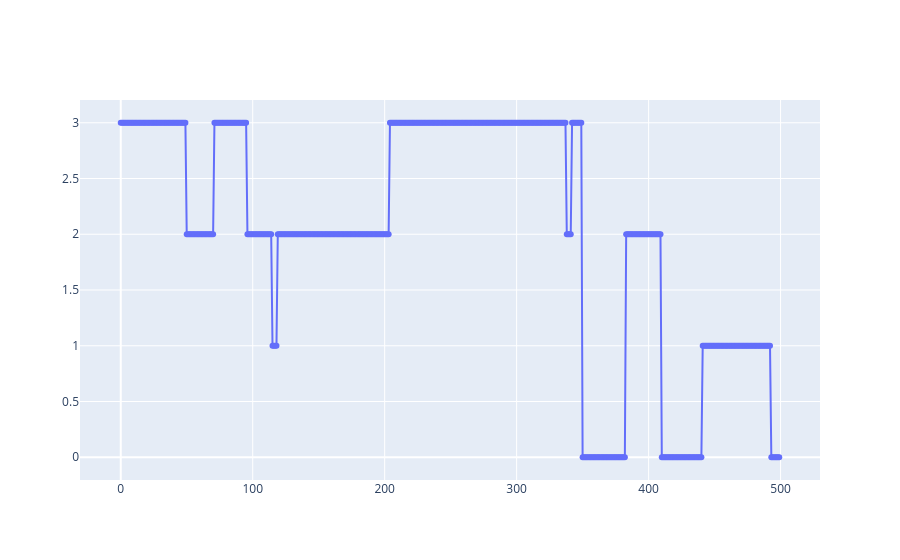
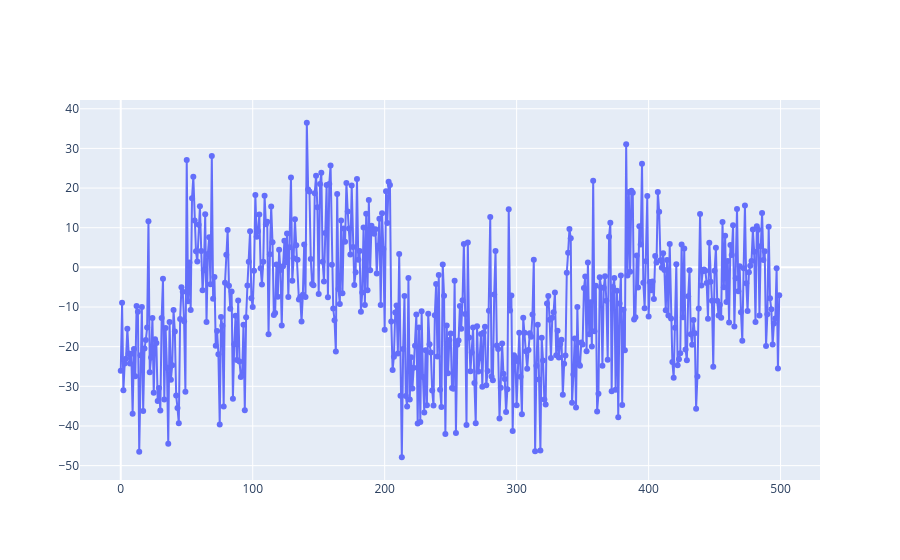

Notebook source saved alongside these figures, in order:
### Code cell
fig_obj = go.Figure()
fig_obj.add_trace(go.Scatter(y=chain, mode="markers+lines", name="True state"))
fig_obj.show()

fig_obj = go.Figure()
fig_obj.add_trace(go.Scatter(y=samples, mode="markers+lines", name="Samples"))
fig_obj.show()

### Figure 1 — Plotly figure (JSON) as saved in the notebook; plotly's stock layout.template omitted (floating-point values rounded to 4 significant figures; data arrays with more than 128 entries replaced by an {"elided": "..."} marker saying what was removed)
{"data": [{"mode": "markers+lines", "name": "True state", "type": "scatter", "y": {"elided": "500 int values"}}], "layout": {}}

### Figure 2 — Plotly figure (JSON) as saved in the notebook; plotly's stock layout.template omitted (floating-point values rounded to 4 significant figures; data arrays with more than 128 entries replaced by an {"elided": "..."} marker saying what was removed)
{"data": [{"mode": "markers+lines", "name": "Samples", "type": "scatter", "y": {"elided": "500 float values"}}], "layout": {}}
